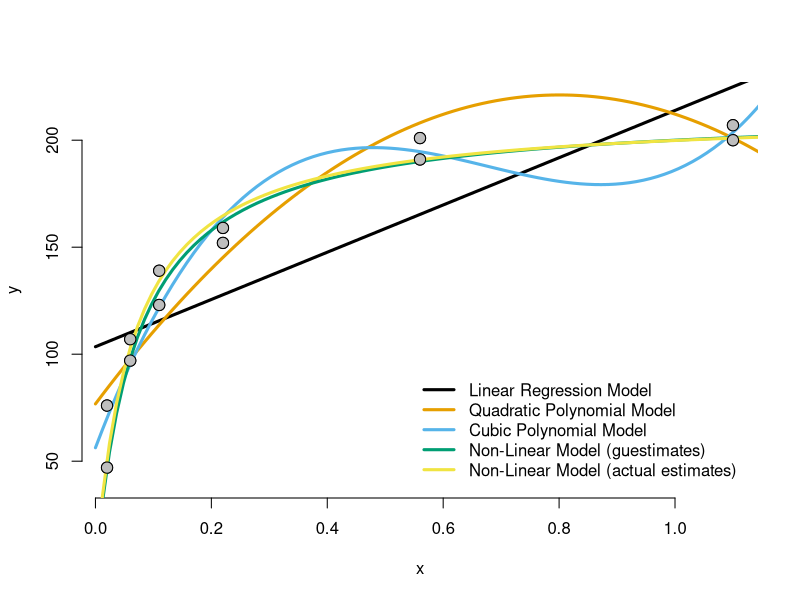
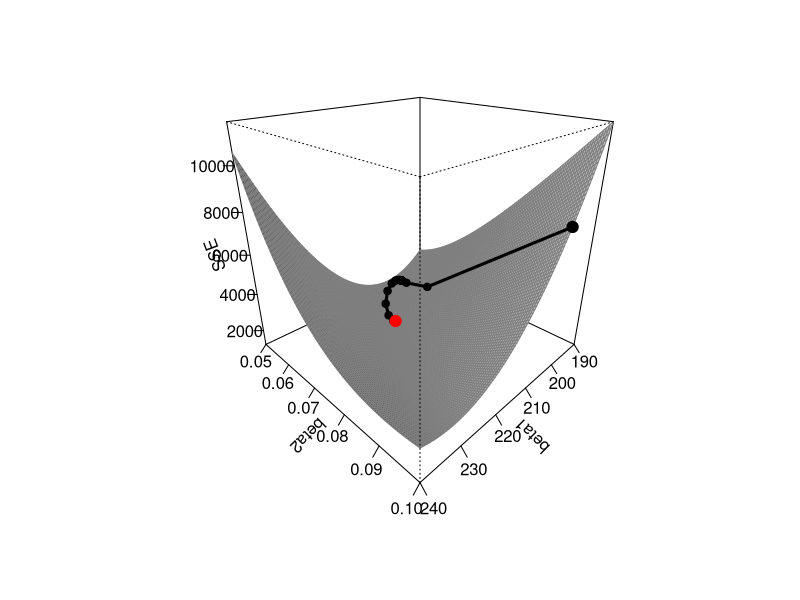
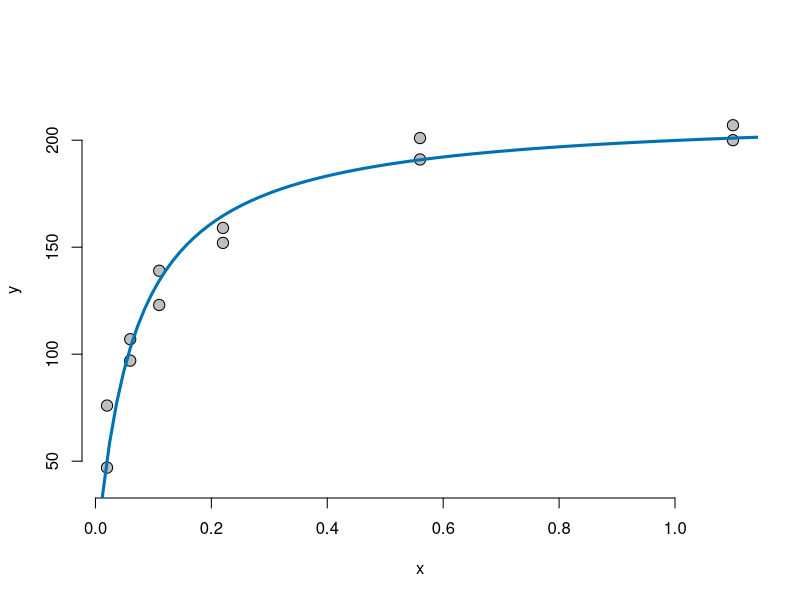
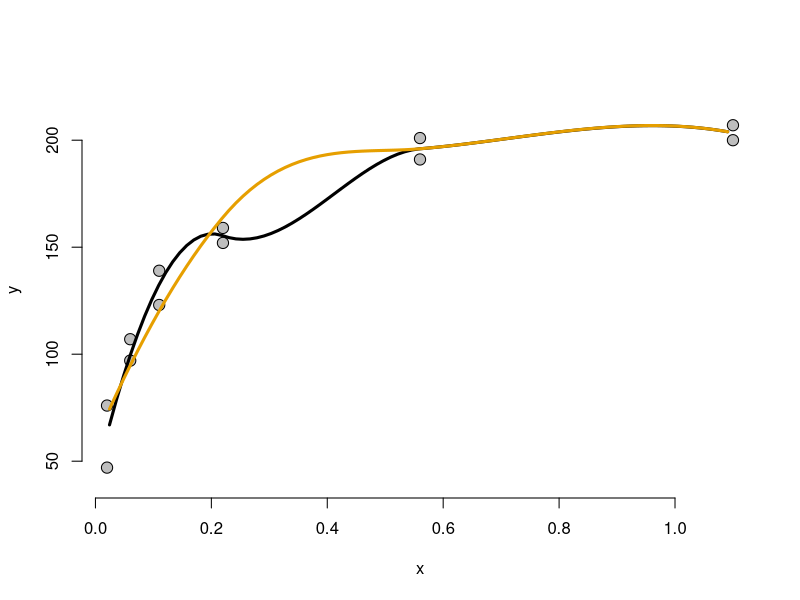

The R script that drew these images, in order:
############################################################################

# Open Online R Stream (https://www.wvbauer.com/doku.php/live_streams)
#
# By:   Wolfgang Viechtbauer (https://www.wvbauer.com)
# Date: 2024-02-22
#
# Topic(s):
# - An Introduction to R
#   https://cran.r-project.org/doc/manuals/r-release/R-intro.html
# - Section(s): 11.6
#
# last updated: 2024-02-27

############################################################################

## 11.7: Nonlinear least squares and maximum likelihood models

# note: also covered non-linear regression models during the stream session on
# 2022-09-22 and also a little bit on 2023-03-23, but the discussion below is
# more thorough

# 11.7.1: Least squares

# example data from Bates & Watts (1988), page 51
x <- c(0.02, 0.02, 0.06, 0.06, 0.11, 0.11, 0.22, 0.22, 0.56, 0.56, 1.10, 1.10)
y <- c(76, 47, 97, 107, 123, 139, 159, 152, 191, 201, 207, 200)

# scatterplot of x versus y
plot(x, y, pch=21, bg="gray", cex=1.5, ylim=c(40,220), bty="n")

# colors to be used below
cols <- palette.colors(6)

# naive fit a simple linear regression model
res1 <- lm(y ~ x)
summary(res1)

# compute predicted values based on the model for values of x between 0 and 1.2
xs <- seq(0, 1.2, length=100)
pred <- predict(res1, newdata=data.frame(x=xs))

# add the regression line based on the predicted values to the plot
lines(xs, pred, lwd=3, col=cols[1])

# fit a quadratic polynomial regression model
res2 <- lm(y ~ x + I(x^2))
summary(res2)

# compute predicted values based on the model for values of x between 0 and 1.2
pred <- predict(res2, newdata=data.frame(x=xs))

# add the regression line based on the predicted values to the plot
lines(xs, pred, lwd=3, col=cols[2])

# fit a cubic polynomial regression model
res3 <- lm(y ~ x + I(x^2) + I(x^3))
summary(res3)

# compute predicted values based on the model for values of x between 0 and 1.2
pred <- predict(res3, newdata=data.frame(x=xs))

# add the regression line based on the predicted values to the plot
lines(xs, pred, lwd=3, col=cols[3])

# in all of the models above, y is a linear function of the parameters and the
# corresponding predictors and hence is of the following general form:
#
# y = beta0 + beta1 * x1 + beta2 * x2 + beta3 * x3 + ... + error
#
# where error ~ N(0, sigma^2)
#
# see: https://en.wikipedia.org/wiki/Linear_regression
#
# lm() fits these models using 'least squares' estimation:
#
# https://en.wikipedia.org/wiki/Least_squares
# https://en.wikipedia.org/wiki/Linear_least_squares
# https://en.wikipedia.org/wiki/Ordinary_least_squares
#
# that is, we want to find the regression coefficients (beta0, beta1, etc.)
# that minimize the sum of the squared errors: SSE = sum((y - pred)^2)
#
# this can be done using 'closed-form equations' (which is what lm() does),
# but for illustration purposes, we can also do this by using numerical
# methods that iteratively find these coefficients

# fit function that computes the SSE for given values of beta[1] and beta[2]
fnreg <- function(beta, x, y) {
   pred <- beta[1] + beta[2] * x
   sum((y - pred)^2)
}

# find the values of beta[1] and beta[2] that minimize the SSE (note: p are
# the 'starting values', which ideally should not be totally off)
res1nlm <- nlm(fnreg, p=c(100,100), hessian=TRUE, x=x, y=y, print.level=2)
res1nlm

# compare the estimates found above with the ones found by lm()
coef(res1)

# note that we request nlm() above to provide us with the 'Hessian matrix'
# (https://en.wikipedia.org/wiki/Hessian_matrix); the inverse of the Hessian
# matrix is proportional to the variance-covariance matrix of the parameter
# estimates; to get the actual var-cov matrix for least squares estimation, we
# need to multiply the inverse by 2 * the estimated error variance; the latter
# we can get from SSE / (n-p), where n is the sample size and p is the number
# of parameters
#
# an explanation for this can be found here: https://max.pm/posts/hessian_ls/

# so we can obtain the standard errors of the regression coefficients as follows
sqrt(diag(2*res1nlm$minimum/(length(y)-2) * solve(res1nlm$hessian)))

# these are the same as what we get from lm()
summary(res1)

# note that there are various algorithms available in R for finding the
# coefficients that minimize some objective function
res1nlm <- optim(c(100,100), fnreg, hessian=TRUE, x=x, y=y)
res1nlm
res1nlm <- nlminb(c(100,100), fnreg, x=x, y=y)
res1nlm

# results may differ slightly

############################################################################

# however, at times we want to fit models where the relationship between y and
# x (or multiple predictors) is of a different functional form; suppose we
# assume that y is a function of x of the following form:
#
# y = beta1 * x / (beta2 + x) + error, where error ~ N(0, sigma^2)
#
# this is a non-linear regression model: https://en.wikipedia.org/wiki/Nonlinear_regression
#
# and this model in particular is the so-called Michaelis-Menten model:
# https://en.wikipedia.org/wiki/Michaelis-Menten_kinetics

# non-linear function that defines the shape of the relationship between x and y
predfun <- function(beta, x) beta[1] * x / (beta[2] + x)

# by looking at the scatterplot, we can make some educated guesses
# ('guestimates') about the value of y for different values of x:
#
# when x = 0.1, then y should be around 125
# when x = 1.0, then y should be around 200
#
# based on these guesses, we can solve for beta1 and beta2 as follows; we
# start by plugging x and y into our model equation:
#
# beta1 * 0.1 / (beta2 + 0.1) = 125
# beta1 * 1.0 / (beta2 + 1.0) = 200
#
# then we solve the first equation for beta1:
#
# beta1 * 0.1 = 125 * (beta2 + 0.1)
# beta1 = 1250 * (beta2 + 0.1)
#
# then we plug this into the second equation and solve for beta2:
#
# 1250 * (beta2 + 0.1) * 1.0 / (beta2 + 1.0) = 200
# (beta2 + 0.1) / (beta2 + 1.0) = 0.16
# (beta2 + 0.1) = 0.16 * (beta2 + 1.0)
# beta2 + 0.1 = 0.16 * beta2 + 0.16
# beta2 - 0.16 * beta2 = 0.16 - 0.1
# beta2 * 0.84 = 0.06
# beta2 = 0.06 / 0.84 = 0.07142857
#
# and now we use this value of beta2 to solve for beta1:
#
# beta1 = 1250 * (0.07142857 + 0.1)
# beta1 = 214.2857

# add the regression line to the plot based on these 'guestimates'
pred <- predfun(beta=c(214.2857, 0.07142857), x=xs)
lines(xs, pred, lwd=3, col=cols[4])

# not bad, but maybe we can do better; we will again use least squares
# estimation for this purpose:
#
# https://en.wikipedia.org/wiki/Non-linear_least_squares

# fit function that computes the SSE for given values of beta[1] and beta[2]
fn <- function(beta, x, y) {
   pred <- (beta[1] * x) / (beta[2] + x)
   sum((y - pred)^2)
}

# find the values of beta[1] and beta[2] that minimize the SSE
res4 <- nlm(fn, p=c(200, 0.1), hessian=TRUE, x=x, y=y)
res4

# add the regression line to the plot based on the best estimates
pred <- predfun(beta=res4$estimate, x=xs)
lines(xs, pred, lwd=3, col=cols[5])

# draw the points again
points(x, y, pch=21, bg="gray", cex=1.5)

# add a legend
legend("bottomright", inset=.02, lty=1, lwd=3, col=cols[1:5], bty="n",
       legend=c("Linear Regression Model", "Quadratic Polynomial Model",
                "Cubic Polynomial Model", "Non-Linear Model (guestimates)",
                "Non-Linear Model (actual estimates)"))

# our 'guestimates' were actually quite good

# let's compare the SSEs for the four models above
sum(resid(res1)^2)
sum(resid(res2)^2)
sum(resid(res3)^2)
sum((y - predfun(res4$estimate, x=x))^2)

# so the non-linear model yields the smallest SSE (and note that it only has
# two parameters, compared to the cubic model, which has 4 parameters)

############################################################################

# to get a better understanding of how the model fitting above works, we can
# also do a 'brute-force' search where we compute the SSE for many
# combinations of beta1 and beta2 (within a sensible range)

beta1s <- seq(190, 240, length=100)
beta2s <- seq(0.05, 0.1, length=100)

ssemat <- matrix(NA, nrow=length(beta1s), ncol=length(beta2s))

for (i in 1:length(beta1s)) {
   for (j in 1:length(beta1s)) {
      ssemat[i,j] <- fn(beta=c(beta1s[i], beta2s[j]), x=x, y=y)
   }
}

# create a perspective plot of the SEE values as a function of beta1 and beta2
tmp <- persp(x=beta1s, y=beta2s, z=ssemat, xlab="beta1", ylab="beta2", zlab="SSE",
             col="gray80", border="gray50", ticktype="detailed",
             theta=135, phi=25, shade=0.7, ltheta=60)

# we started nlm() at beta1=200 and beta2=0.1 above; show this point in the plot
cords <- trans3d(x=200, y=0.1, z=fn(beta=c(200, 0.1), x=x, y=y), pmat=tmp)
points(cords$x, cords$y, pch=19, cex=1.5)

# and via an iterative process it eventually finds the values of beta1 and
# beta2 that minimize the SSE; we can actually visualize the steps taken by
# the algorithm as follows

out <- capture.output(nlm(fn, p=c(200, 0.1), x=x, y=y, print.level=2))
sseit  <- out[grep("Function Value", out) + 1]
sseit  <- sapply(strsplit(sseit, " "), function(x) as.numeric(x[2]))
betait <- out[grep("Parameter", out) + 1]
betait <- t(sapply(strsplit(betait, " "), function(x) as.numeric(x[c(2,5)])))

cords1 <- cords
for (i in 1:length(sseit)) {
   cords2 <- trans3d(x=betait[i,1], y=betait[i,2], z=sseit[i], pmat=tmp)
   if (i >= 2)
      lines(c(cords1$x, cords2$x), c(cords1$y, cords2$y), lwd=3)
   points(cords2$x, cords2$y, pch=19)
   cords1 <- trans3d(x=betait[i,1], y=betait[i,2], z=sseit[i], pmat=tmp)
}

# as we saw above, the minimum SSE is at beta1=212.7 and beta2=0.064

# show this point in the plot
cords <- trans3d(x=res4$estimate[1], y=res4$estimate[2], z=res4$minimum, pmat=tmp)
points(cords$x, cords$y, pch=19, cex=1.5, col="red")

############################################################################

# note that the surface is quite flat around the minimum; so small changes in
# beta1 and/or beta2 would lead to similar SSE values; therefore we should not
# be that confident that the values found are accurate estimates of the true
# values of beta1 and beta2; to quantify their precision, we can again obtain
# their standard errors from the Hessian matrix
se <- sqrt(diag(2 * res4$minimum / (length(y) - 2) * solve(res4$hessian)))

# put the estimates, standard errors, and their ratio into a table
tab <- data.frame(beta=res4$estimate, se=se)
tab$zval <- tab$beta / tab$se
round(tab, 4)

# instead of doing the model fitting manually using nlm() as we have done
# above, we can use the nls() function
dat <- data.frame(x=x, y=y)
res5 <- nls(y ~ beta1 * x / (beta2 + x), start=c(beta1=200, beta2=0.1), data=dat)
options(scipen=100)
summary(res5)

# note: the SEs are slightly different to what we obtained above, as nls()
# appears to use a slightly different approach to computing the standard
# errors, but the difference is typically negligible, especially when the
# sample size gets a bit larger

# for commonly used non-linear models, there are so-called 'self-starting'
# functions that can be used instead of writing out the model as we did above;
# then we also do not have to specify starting values
res6 <- nls(y ~ SSmicmen(x, beta1, beta2), data=dat)
summary(res6)
options(scipen=0)

# again the results are just slightly different because when using SSmicmen(),
# analytic gradients are used for the model fitting instead of numerical ones

############################################################################

# 11.7.2: Maximum likelihood

# for now, let's stick to the model above; so as noted, the model is given by:
#
# y = beta1 * x / (beta2 + x) + error, where error ~ N(0, sigma^2)
#
# so E(y|x) = beta1 * x / (beta2 + x) = mu and Var(y|x) = Var(error) = sigma^2
# and the distribution of y|x is assumed to be normal
#
# so for a given value of x (and given values of beta1, beta2, and sigma^2),
# we can compute the density of the corresponding observed value of y; we can
# call these values f(y_i | x_i)
#
# we can do this for all of the data and then multiply these densities to
# obtain the 'joint density' of observing a particular set of y values given
# their corresponding x values (this assumes that the observed values of y are
# independent); so f(y_1 | x_1) * f(y_2 | x_2) * ... * f(y_n | x_n), which we
# call the 'likelihood'
#
# in maximum likelihood estimation, we want to find the values of the
# parameters (in the case above, beta1, beta2, and sigma^2) that maximize the
# likelihood; these are the so-called maximum likelihood estimates (MLEs);
# however, for numerical reasons, we will maximize the log likelihood, that
# is, log(f(y_1 | x_1) * f(y_2 | x_2) * ... * f(y_n | x_n)), which is
# identical to log(f(y_1 | x_1)) + log(f(y_2 | x_2)) + ... + log(f(y_n |
# x_n)); this is the so-called 'log likelihood'; finally, because the function
# we will use below for finding the parameter estimates does 'minimization',
# we will multiply the log likelihood by -1

# fit function that computes -1 * log likelihood
fnml <- function(par, x, y) {
   mean <- par[1] * x / (par[2] + x)
   var  <- par[3]
   -sum(dnorm(y, mean=mean, sd=sqrt(var), log=TRUE))
}

# use optim() to find the parameter estimates that minimize -1 * log likelihood
res7 <- optim(par=c(200,0.1,100), fnml, hessian=TRUE, x=x, y=y)
res7

# the square root of the estimated error variance is like the 'residual
# standard error' we saw in the output from nls() earlier (but the value below
# is the MLE of sigma, which differs slightly from the least squares estimate)
sqrt(res7$par[3])

# the inverse of the Hessian matrix directly gives an estimate of the
# variance-covariance matrix of the parameter estimates, so we can use this to
# obtain the standard errors of the parameter estimates
se <- sqrt(diag(solve(res7$hessian)))

# put the estimates, standard errors, and their ratio into a table
tab <- data.frame(par=res7$par, se=se)
tab$zval <- tab$par / tab$se
round(tab, 4)

# one problem when trying to find the values of the parameter estimates is
# that sigma^2 cannot be negative (since it is a variance, which must be >=0);
# this can cause problems when using optim(); although this didn't cause any
# problems above, we can avoid this issue by switching to a different
# algorithm that allows us to specify bounds
res8 <- optim(par=c(200,0.1,100), fnml, hessian=TRUE, x=x, y=y,
              method="L-BFGS-B", lower=c(-Inf,-Inf,0), upper=c(Inf,Inf,Inf))
se <- sqrt(diag(solve(res8$hessian)))
tab <- data.frame(par=res8$par, se=se)
tab$zval <- tab$par / tab$se
round(tab, 4)

# the results are very similar

# redraw the scatterplot of x versus y
plot(x, y, pch=21, bg="gray", cex=1.5, ylim=c(40,220), bty="n")

# add the regression line to the plot based on the MLEs
pred <- predfun(beta=res8$par, x=xs)
lines(xs, pred, lwd=3, col=cols[6])

############################################################################

# sidenote: the non-linear model we are using above is given by
#
# y = beta1 * x / (beta2 + x) + error, where error ~ N(0, sigma^2)
#
# which we can rewrite as follows:
#
# y = 1 / (1/beta1 + beta2/beta1 * 1/x) + error
#
# at the end of section 11.6.2 (and at the beginning of section 11.7), the
# manual talks about the possibility of fitting certain non-linear models
# using glm(), which we can actually do here; going back to the session on
# 2024-02-08 (see also section 11.6), note that the model above says that:
#
# eta = 1/beta1 + beta2/beta1 * 1/x
#
# (which is a linear function of 1/x) where the link function is the inverse
# function

# fit the model using glm()
res9 <- glm(y ~ I(1/x), family=gaussian(link=inverse))
summary(res9)

# however, note that the intercept reflects 1/beta1, so to get the estimated
# value of beta1, we have to take the inverse
1 / coef(res9)[1]

# and the slope coefficient reflects beta2/beta1, so to get the estimated
# value of beta2, we have to divide the slope coefficient by the intercept
coef(res9)[2] / coef(res9)[1]

# compare these values to the MLEs we obtained above
round(tab, 4)

############################################################################

# use 'local approximating regressions' (see section 11.8) for the same data

# redraw the scatterplot of x versus y
plot(x, y, pch=21, bg="gray", cex=1.5, ylim=c(40,220), bty="n")

# do local polynomial regression fitting using loess()
res10 <- loess(y ~ x)

# add the regression line to the plot based on the results
pred <- predict(res10, newdata=data.frame(x=xs))
lines(xs, pred, lwd=3, col=cols[1])

# increase the smoothness of the regression line
res10 <- loess(y ~ x, span=1)
pred <- predict(res10, newdata=data.frame(x=xs))
lines(xs, pred, lwd=3, col=cols[2])

############################################################################

# let's replicate the example from section 11.7.2 from the manual

# create the dataset
x <- c(1.6907, 1.7242, 1.7552, 1.7842, 1.8113, 1.8369, 1.8610, 1.8839)
y <- c( 6, 13, 18, 28, 52, 53, 61, 60)
n <- c(59, 60, 62, 56, 63, 59, 62, 60)

# as discussed in the session on 2024-02-08, we could use glm() to fit a
# logistic regression model to such data
res1 <- glm(cbind(y,n-y) ~ x, family=binomial)
summary(res1)

# we can do the maximum likelihood estimation ourselves; note that in logistic
# regression with a logit link function, the model predicts the log odds of a
# success for a given value of x; the inverse of this function is plogis(),
# which then gives the probability of a success; we then plug this probability
# into dbinom(), which yields the density for the corresponding observed value
# of y; as above, we log transform these values, sum them up, and multiply the
# log likelihood by -1

# fit function that computes -1 * log likelihood
fnml <- function(par, x, y, n) {
   prob <- plogis(par[1] + par[2] * x)
   -sum(dbinom(y, n, prob, log=TRUE))
}

# use optim() to find the parameter estimates that minimize -1 * log likelihood
res2 <- optim(par=c(0,0), fnml, hessian=TRUE, x=x, y=y, n=n)

# obtain the standard errors of the MLEs
se <- sqrt(diag(solve(res2$hessian)))

# put the estimates, standard errors, and their ratio into a table
tab <- data.frame(par=res2$par, se=se)
tab$zval <- tab$par / tab$se
round(tab, 3)

# these are essentially the same results as we obtained above with glm()

# compare the log likelihoods
logLik(res1)
-1 * res2$value

############################################################################

## 11.8: Some non-standard models

# see above for an example of using loess(); fitting the other models is
# beyond the scope of the introduction manual

############################################################################
